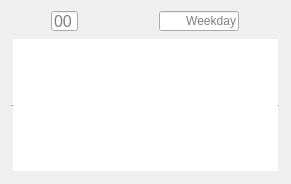
<?xml version="1.0" encoding="UTF-8"?>
<ui version="4.0">
 <class>tunnelFrame</class>
 <widget class="QFrame" name="tunnelFrame">
  <property name="geometry">
   <rect>
    <x>0</x>
    <y>0</y>
    <width>291</width>
    <height>184</height>
   </rect>
  </property>
  <property name="windowTitle">
   <string>DayFrame</string>
  </property>
  <layout class="QVBoxLayout" name="verticalLayout_2">
   <item>
    <layout class="QHBoxLayout" name="dayDataLayout">
     <property name="spacing">
      <number>1</number>
     </property>
     <property name="sizeConstraint">
      <enum>QLayout::SetMaximumSize</enum>
     </property>
     <item>
      <widget class="QLineEdit" name="numberDayEdit">
       <property name="sizePolicy">
        <sizepolicy hsizetype="Fixed" vsizetype="Fixed">
         <horstretch>0</horstretch>
         <verstretch>0</verstretch>
        </sizepolicy>
       </property>
       <property name="minimumSize">
        <size>
         <width>27</width>
         <height>20</height>
        </size>
       </property>
       <property name="maximumSize">
        <size>
         <width>27</width>
         <height>20</height>
        </size>
       </property>
       <property name="font">
        <font>
         <pointsize>12</pointsize>
        </font>
       </property>
       <property name="cursor">
        <cursorShape>IBeamCursor</cursorShape>
       </property>
       <property name="alignment">
        <set>Qt::AlignLeading|Qt::AlignLeft|Qt::AlignVCenter</set>
       </property>
       <property name="readOnly">
        <bool>true</bool>
       </property>
       <property name="placeholderText">
        <string>00</string>
       </property>
      </widget>
     </item>
     <item>
      <spacer name="horizontalSpacer">
       <property name="orientation">
        <enum>Qt::Horizontal</enum>
       </property>
       <property name="sizeType">
        <enum>QSizePolicy::Ignored</enum>
       </property>
       <property name="sizeHint" stdset="0">
        <size>
         <width>40</width>
         <height>20</height>
        </size>
       </property>
      </spacer>
     </item>
     <item>
      <widget class="QLineEdit" name="weekDayEdit">
       <property name="sizePolicy">
        <sizepolicy hsizetype="Fixed" vsizetype="Fixed">
         <horstretch>0</horstretch>
         <verstretch>0</verstretch>
        </sizepolicy>
       </property>
       <property name="minimumSize">
        <size>
         <width>80</width>
         <height>20</height>
        </size>
       </property>
       <property name="maximumSize">
        <size>
         <width>80</width>
         <height>20</height>
        </size>
       </property>
       <property name="alignment">
        <set>Qt::AlignRight|Qt::AlignTrailing|Qt::AlignVCenter</set>
       </property>
       <property name="readOnly">
        <bool>true</bool>
       </property>
       <property name="placeholderText">
        <string>Weekday</string>
       </property>
      </widget>
     </item>
    </layout>
   </item>
   <item>
    <widget class="QListWidget" name="eventView">
     <property name="frameShape">
      <enum>QFrame::HLine</enum>
     </property>
     <property name="frameShadow">
      <enum>QFrame::Raised</enum>
     </property>
     <property name="verticalScrollBarPolicy">
      <enum>Qt::ScrollBarAlwaysOff</enum>
     </property>
     <property name="horizontalScrollBarPolicy">
      <enum>Qt::ScrollBarAlwaysOff</enum>
     </property>
     <property name="sizeAdjustPolicy">
      <enum>QAbstractScrollArea::AdjustToContents</enum>
     </property>
     <property name="autoScroll">
      <bool>false</bool>
     </property>
     <property name="selectionMode">
      <enum>QAbstractItemView::MultiSelection</enum>
     </property>
     <property name="selectionBehavior">
      <enum>QAbstractItemView::SelectRows</enum>
     </property>
    </widget>
   </item>
  </layout>
 </widget>
 <resources/>
 <connections/>
</ui>
